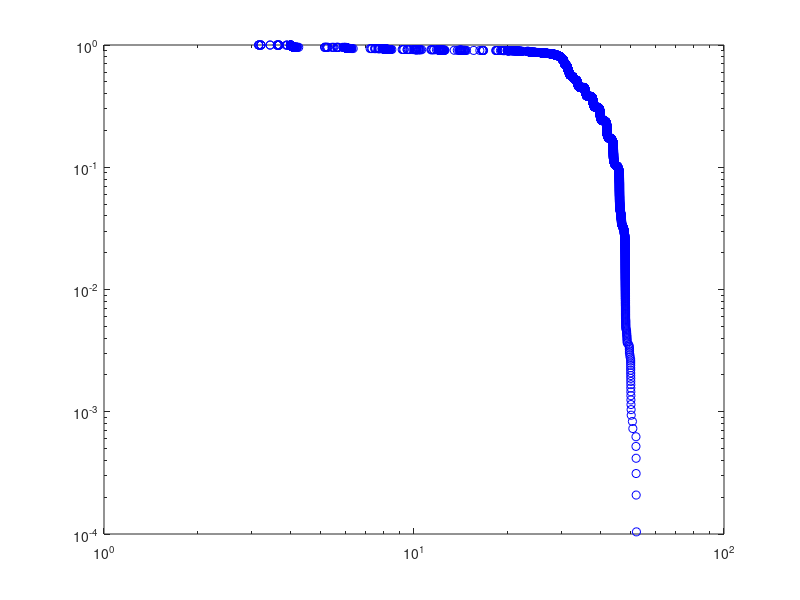

MATLAB code to generate this figure:
roadlength=300; %total length of the road
tsimul=1000*5; %Total time of simulation
sigcyc=100; %time signal is red + time signal is green
dutyratio=.5; %ratio of green signal time to red signal time

thresholdspeed=0.1; %speed below which a car is considered to be in a congestion
P=120; %P is total number of cars
%P=[30,35,40,45,50]; %for different densities
wt=cell(1,length(P)); %array storing how long a car has speed less than thresholdspeed 
c=1; %max speed of all cars
gammaK=1; %shape parameter for gamma distribution (=1 for exponential)

for kl=1:1%no of realization
for lk=1:length(P)
    p=P(lk);

fp=(1:1:p);%fix the focusing point


l=randperm(roadlength);

%fp(1,1)=1;

l=sort(l(1:p),'ascend');%initialize the space position in link 





time=0;

wt_zr_vl=[];%to store time of selected car whose velocity stays less than thresholdspeed;
tmp=zeros(1,p);
z_s_t=zeros(1,p);%intialize the starting time of car 1 whose velocity stays under thresholdspeed

greentime=dutyratio*sigcyc; %total time light is green during a signal cycle
redtime=sigcyc-greentime;

while (time<tsimul)

    green=0;
    while (green<greentime)
        dis_h=[(diff(l)-1),(roadlength+1-l(end)+l(1,1)-2)];%distance head
        
        %cmean=c*dis_h./(.5+dis_h);%mean speed of each vehicle (cMax=1 hyperbolic function)
        cmean=c*(dis_h.^2)./(1+(dis_h.^2));%mean speed of each vehicle (cMax=1 sigmoidal function)

        %Deterministic velocity
        cdi=cmean;
        %
        %cdi=(-cmean.*log(1-rand(1,length(cmean))));%exprnd(cmean);%exponentially genereting speed of the vehicle
        %
        %gamma distributed velocities
%         cdi=gamrnd(gammaK,cmean/gammaK,1,P);                               %%%%commented due to license errors
        %xx = rand([1,P]);                                                %%%%(uniformly distributed) random number for the artificial gamma distribution
        %cdi = (1./(((cmean/gammaK).^gammaK)*gamma(gammaK)))*(xx(1)^gammaK).*(exp(1).^(-xx(1)./(cmean/gammaK)));    %%%artificial gamma distribution
        
        tou=min(dis_h./cdi);
        %checking wheather the update distance is safe or make to safe
            g=tou;
        g=(~((green+g)<greentime))*(greentime-green)+((green+g)<greentime)*g;%adjust the green time to make the total green time equals to greentime
        green=green+g;
        l=l+g*cdi;
        
        for klj=1:p
       if (cdi(fp==klj)<thresholdspeed)%&&(l(fp==1)>65)
          if (tmp(klj)==0) 
              tmp(klj)=1;
              z_s_t(klj)=time+green-g;
          end
       end
        if (~(cdi(fp==klj)<thresholdspeed))
            if (tmp(klj)==1)
                tmp(klj)=0;
                wt_zr_vl=[wt_zr_vl,time+green-z_s_t(klj)];
            end
        end
        end
        
        l(l>roadlength+1)=l(l>roadlength+1)-roadlength;
        [l,ind]=sort(l,'ascend');
        
        
        fp=fp(ind);
        
    tmp=tmp(ind);
    z_s_t=z_s_t(ind);
           
    end
    l(l>roadlength)=l(l>roadlength)-roadlength;                             %%%% this line is replaced with the following line
    %l(l>roadlength)=l(l>roadlength)-roadlength;
    [l,ind]=sort(l,'ascend');
    
    
    fp=fp(ind);
    tmp=tmp(ind);
    z_s_t=z_s_t(ind);
    
    
    red=0;
    while (red<redtime)
        dis_h=[(diff(l)-1),(roadlength-l(end))];%position of the signal is equal to roadlength
        
        %cmean=1*dis_h./(.5+dis_h);%mean speed of each vehicle (cMax=1 hyperbolic function)
        cmean=c*(dis_h.^2)./(1+(dis_h.^2));%mean speed of each vehicle (cMax=1 sigmoidal fuction)

        %Deterministic
        cdi=cmean;
        %
        %cdi=(-cmean.*log(1-rand(1,length(cmean))));%exprnd(cmean);%exponentially genereting speed of the vehicle
        %
        %Gamma distributed velocities
%         cdi=gamrnd(gammaK,cmean/gammaK,1,P);                               %%%%commented due to license errors
        %xx = rand([1,P]);                                                %%%%(uniformly distributed) random number for the artificial gamma distribution
        %cdi = (1./(((cmean/gammaK).^gammaK)*gamma(gammaK)))*(xx(1)^gammaK).*(exp(1).^(-xx(1)./(cmean/gammaK)));    %%%artificial gamma distribution
        
        tou=min(dis_h./cdi);
        %checking wheather the update distance is safe or make to safe
            r=tou;
        r=(~((red+r)<redtime))*(redtime-red)+((red+r)<redtime)*r;%adjust kmc ts to make the total red time is redtime
        red=red+r;
        l=l+r*cdi;
        
        for klj=1:p
        if (cdi(fp==klj)<thresholdspeed)%&&(l(fp==1)>65)
          if (tmp(klj)==0) 
              tmp(klj)=1;
              z_s_t(klj)=time+green+red-r;
          end
       end
        if (~(cdi(fp==klj)<thresholdspeed))
            if (tmp(klj)==1)
                tmp(klj)=0;
                wt_zr_vl=[wt_zr_vl,time+green+red-z_s_t(klj)];
            end
        end
        end
        
        
    end
    time=time+sigcyc;
end


wt{kl,lk}=wt_zr_vl(1:end); %discarding the first 2000 waiting time values as transients   %%%% chenged from 10000 to 1
end

end%end of no of realization

figure; loglog(sort(wt{1},'descend'),[1:length(wt{1})]/length(wt{1}),'b o');
